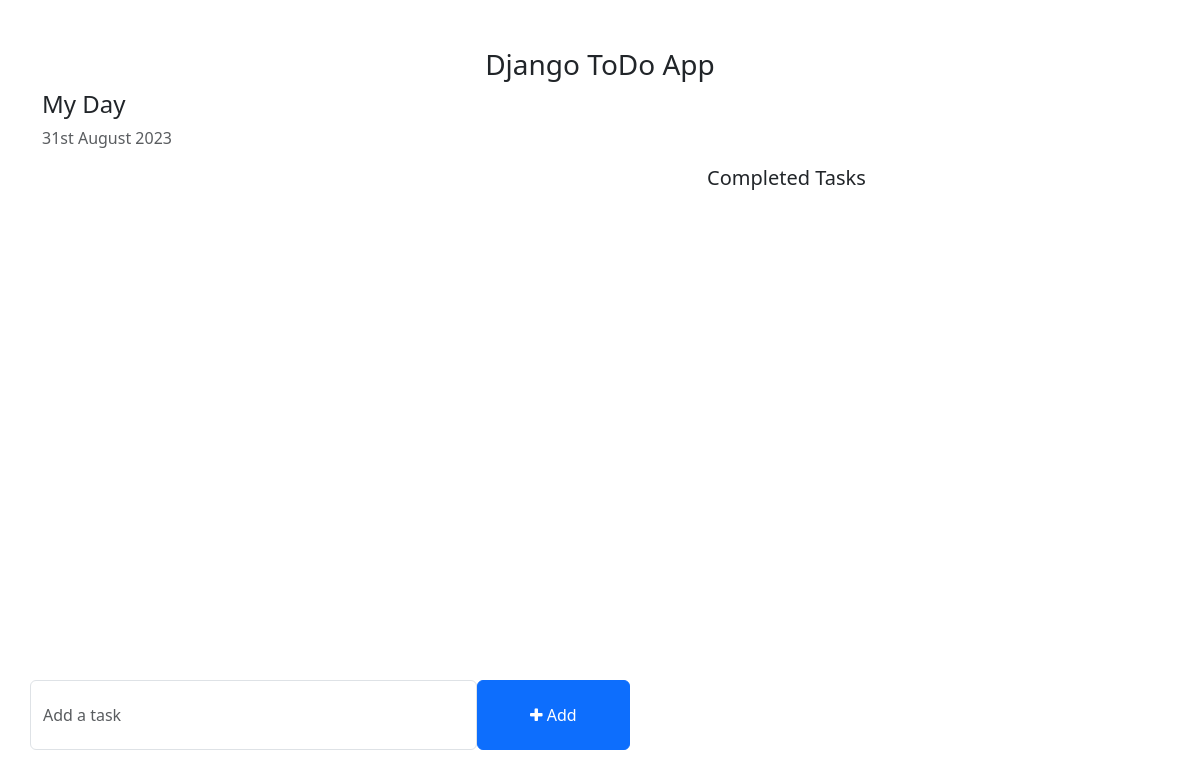
The app's page /, older data.
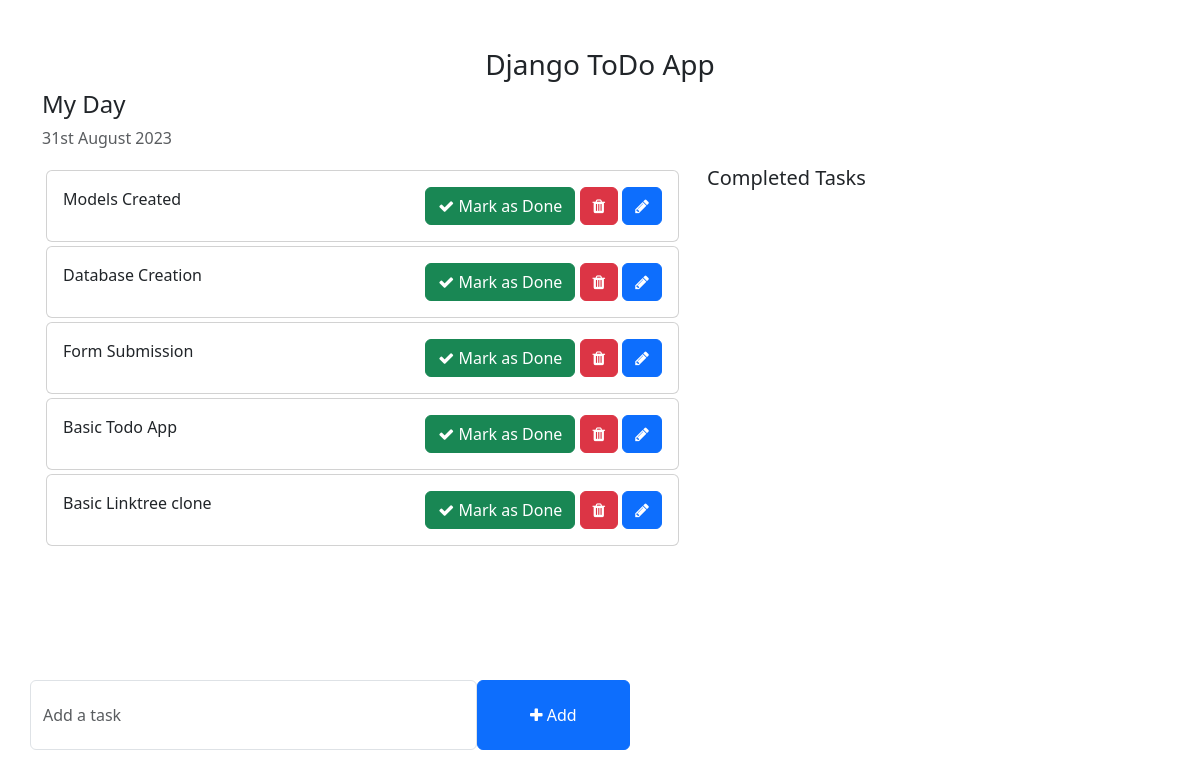
The same page, newer data.
### Task/models.py (models this page shows, shortened)
class Task(models.Model):
    Task=models.CharField(max_length=250)
    Is_Completed=models.BooleanField(default=False)
    Created_Date=models.DateField(auto_now_add=True)
    Modified_Date=models.DateField(auto_now=True)

### Todo/views.py (the view)
# urls.py: 2. Add a URL to urlpatterns:  path('', views.home, name='home')
def home(request):
    tasks=Task.objects.filter(Is_Completed=False).order_by('-Modified_Date')
    completed_tasks=Task.objects.filter(Is_Completed=True).order_by('-Modified_Date')
    context={
        'tasks':tasks,
        'completed_tasks':completed_tasks,
    }
    return render(request,'home.html',context=context)

### templates/home.html (shortened to what this page needs)
<!DOCTYPE html>
<html lang="en">
<head>
    <link href="https://cdn.jsdelivr.net/npm/bootstrap@5.3.0-alpha1/dist/css/bootstrap.min.css" rel="stylesheet">
    <link rel="stylesheet" href="https://cdnjs.cloudflare.com/ajax/libs/font-awesome/4.7.0/css/font-awesome.min.css">
</head>
<body>
    <div class="container">
        <h3 class="pt-5 text-center">Django ToDo App</h3>
        <div class="row">
            <h4>My Day</h4>
            <p class="text-muted">{% now "jS F Y" %}</p>
            <div class="col-md-7 col-lg-7" style="height: 450px; overflow: scroll;">
                {% for task in tasks%}
                <div class="card m-1">
                    <div class="card-body">
                        {{task.Task}}
                        <span style="position: relative; float: right;">
                            <a class="btn btn-success" href="{% url 'completedTask' task.id %}"><i class="fa fa-check"></i> Mark as Done</a>
                            <a class="btn btn-danger" href="{% url 'deleteTask' task.id %}"><i class="fa fa-trash"></i></a>
                            <a class="btn btn-primary" href="{% url 'editTask' task.id %}"><i class="fa fa-pencil"></i></a>
                        </span>
                    </div>
                </div>
                {% endfor %}
            </div>
            <div class="col-md-5 col-lg-5">
                <h5>Completed Tasks</h5>
            </div>
        </div>
        <div class="row">
            <div class="col-md-6 col-lg-6 p-0" style="position: absolute; bottom: 50px;">
                <form action="{% url 'addTask' %}" method="POST" onsubmit="return validateForm()">
                    <div class="form-group">
                        <span style="display: flex;">
                            <input type="text" id="taskInput" name="task" class="form-control" placeholder="Add a task">
                            <button type="submit" class="btn btn-primary" style="width: 200px;"><i class="fa fa-plus"></i> Add</button>
                        </span>
                    </div>
                </form>
            </div>
        </div>
    </div>
</body>
</html>

Row changes from the older to the newer data that the page shows:
added Task: Task "Models Created"
added Task: Task "Database Creation"
added Task: Task "Form Submission"
added Task: Task "Basic Todo App"
added Task: Task "Basic Linktree clone"
